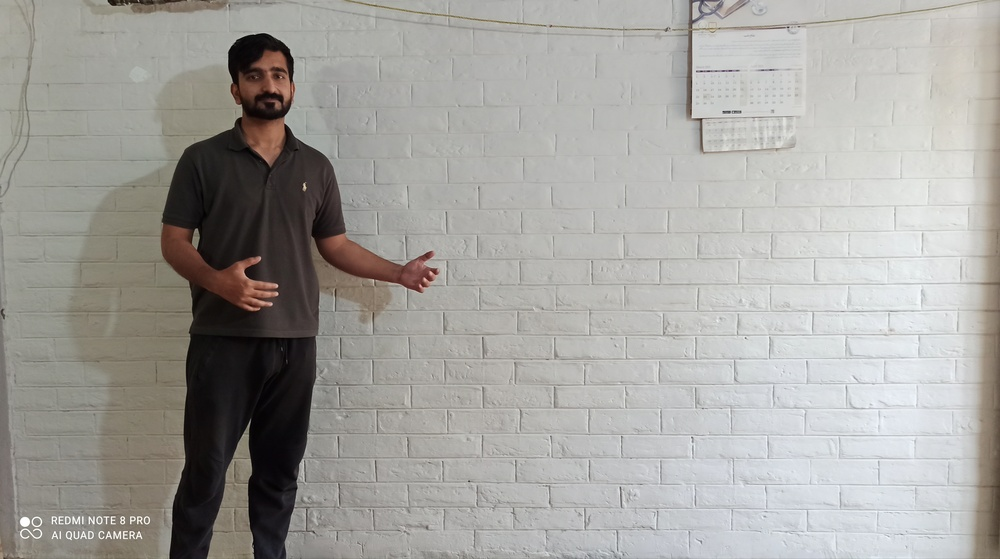
%> input picture white2.jpg, 1000 x 559 px, shrunk from 3729 x 2084 before the run
$ octave assgp2.m   (GNU Octave 9; MATLAB toolbox functions it lacks are replaced by stand-ins)
%> lines starting %> are read from the running program, lines starting %| are printed output that depends on the picture
f = imread('white2.jpg');
%> f is the input picture: size 559x1000x3 uint8; mean R, G, B 163.8, 162.1, 158.1
f = im2double(f);
%> f: size 559x1000x3 double
imhist(f)
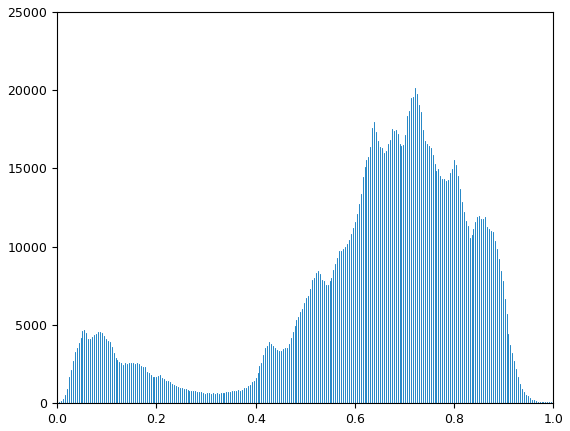
%> figure redrawn from the program's plot data; highest point at x = 0.722, y = 20175
figure
histeq(f);
bright = f+0.35;
imshow(bright)
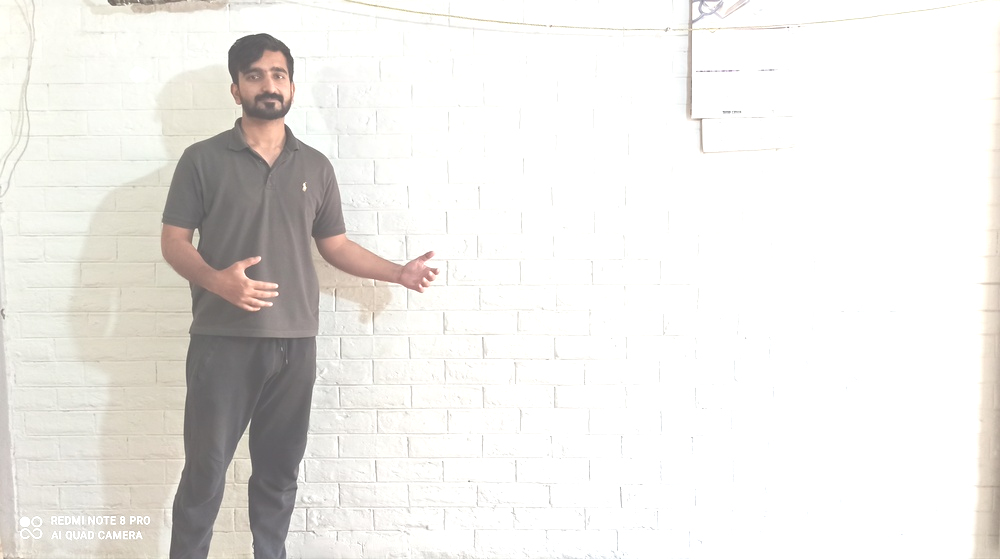
%> displayed picture: size 559x1000x3, on the screen's scale of 0 to 255; mean R, G, B 235.6, 233.6, 230.4
figure
contrast = f*1.5;
imshow(contrast)
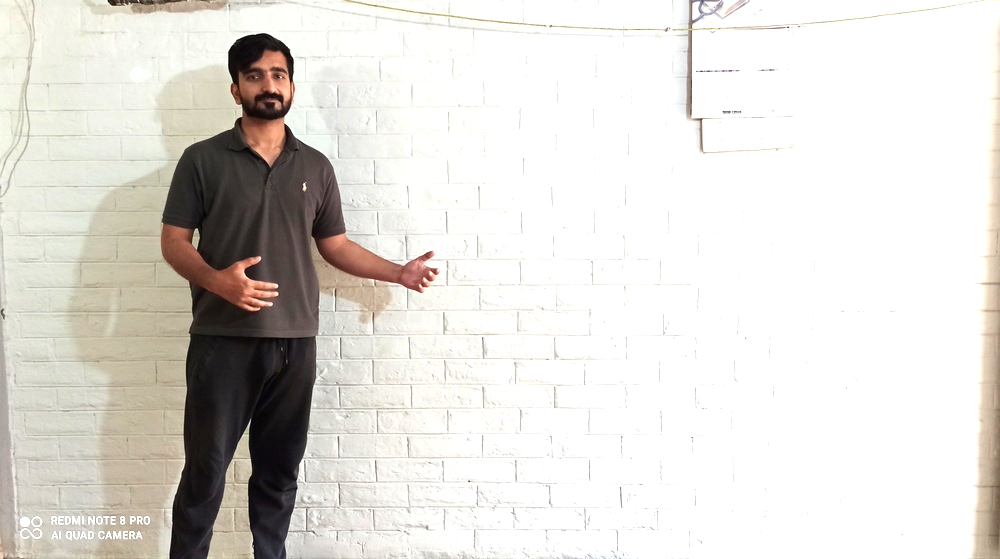
%> displayed picture: size 559x1000x3, on the screen's scale of 0 to 255; mean R, G, B 223.4, 220.3, 215.4
figure
negative = 1-f;
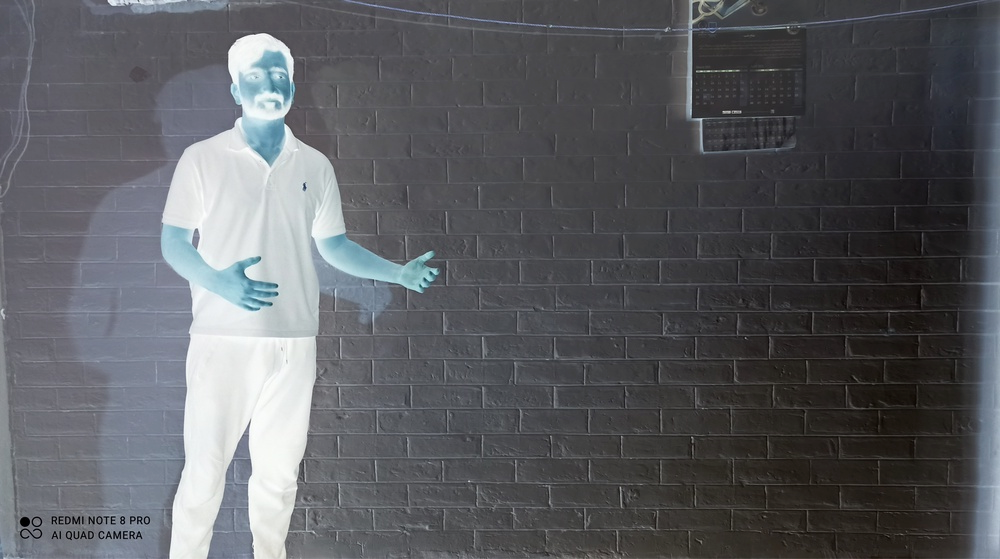
%> negative: size 559x1000x3 double; mean R, G, B 0.358, 0.364, 0.38
imshow(negative)
figure
gray = rgb2gray(f);
imshow(gray)
figure
gamma = f.^2.1;
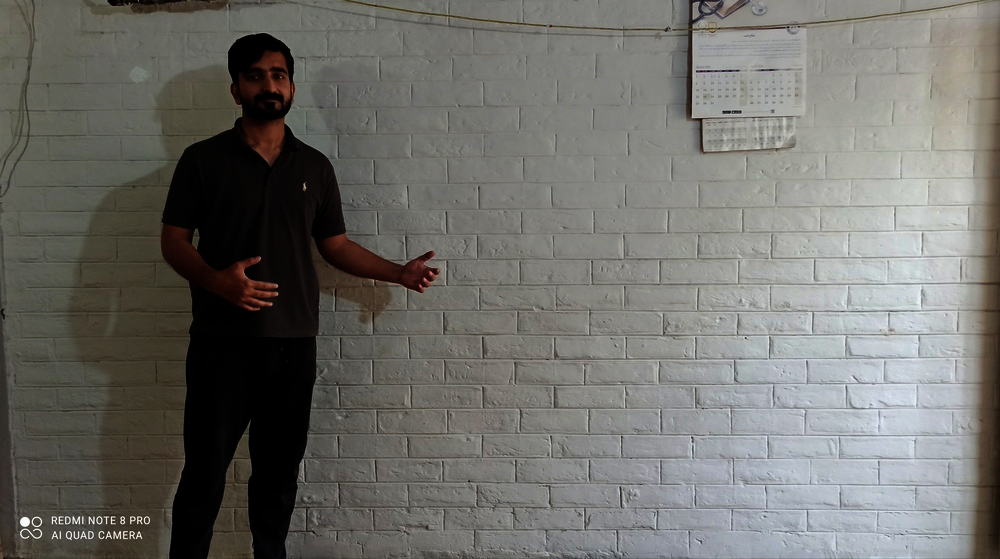
%> gamma: size 559x1000x3 double; mean R, G, B 0.438, 0.436, 0.418
imshow(gamma)
figure

$ run again, with white.jpg copied over white2.jpg
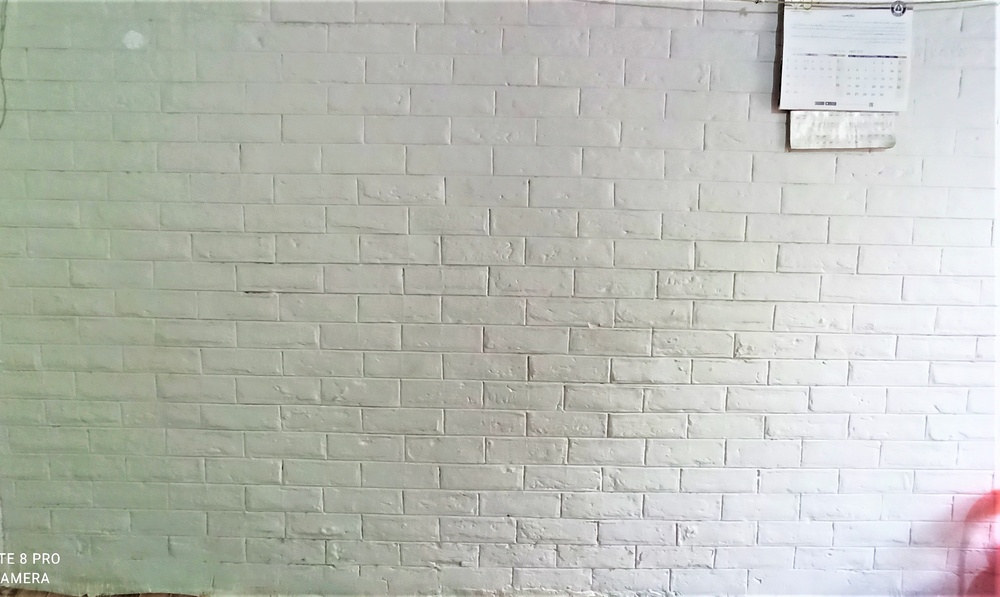
%> input picture white.jpg, 1000 x 597 px, shrunk from 2464 x 1472 before the run
%> f is the input picture: size 597x1000x3 uint8; mean R, G, B 186.7, 189.6, 182.1
%> f: size 597x1000x3 double
%> `negative = 1-f;`:
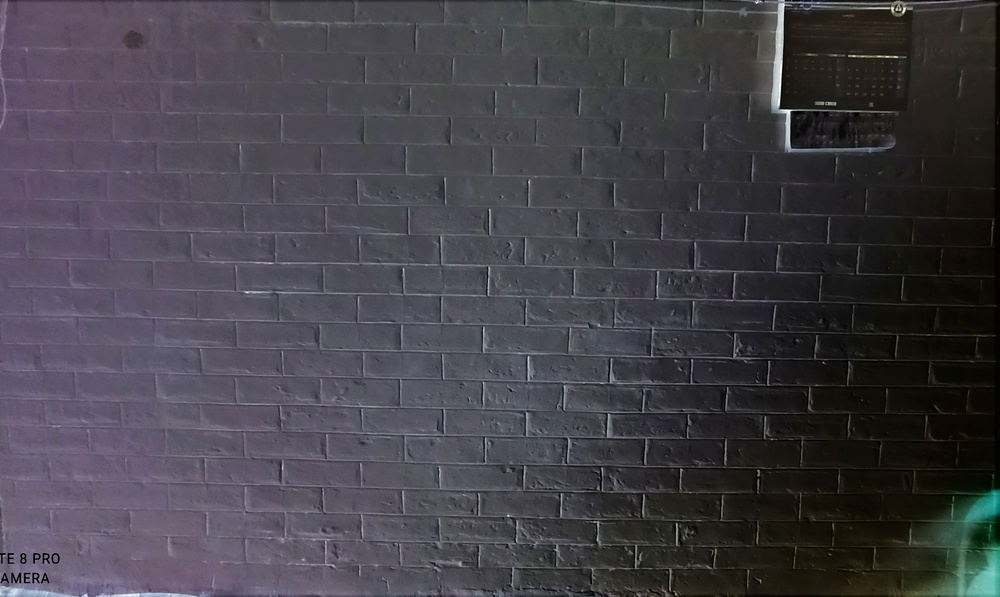
%> negative: size 597x1000x3 double; mean R, G, B 0.268, 0.257, 0.286
%> `gamma = f.^2.1;`:
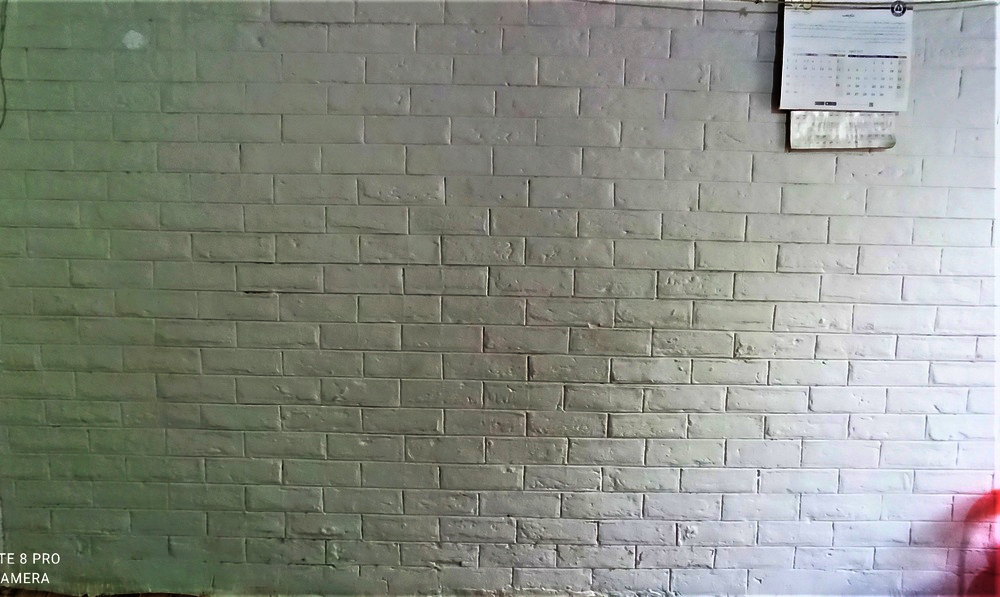
%> gamma: size 597x1000x3 double; mean R, G, B 0.535, 0.551, 0.516
